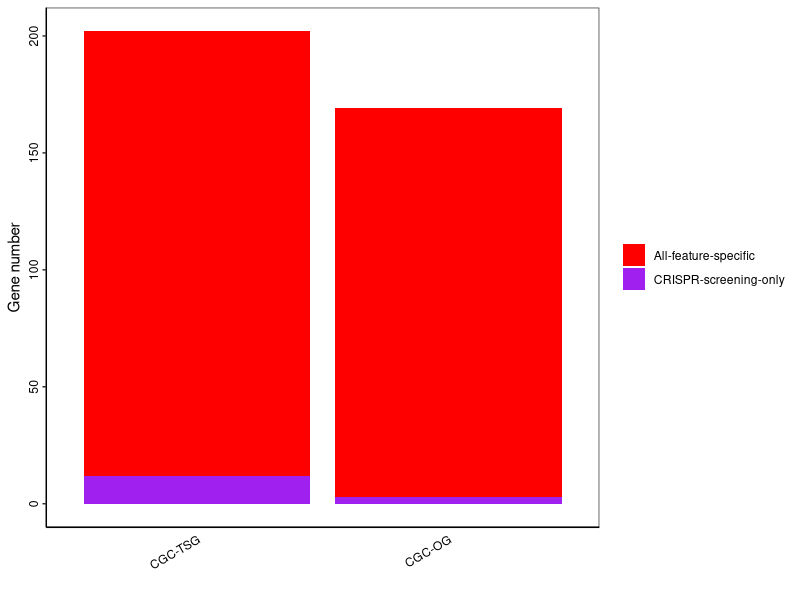

R code for this plot:
#####################
##### Bar plots #####
#####################

###### The boxplots to show the recall of CGC genes by prediction based on CRISPR-screening data only.

###### Input: ../DORGE_prediction.txt: DORGE prediction results
###### Input: data/TSG_prediction-lr_enet.CRISPR-only_FPR_0.01.csv: Predicted TSGs using CRISPR-screening data only under FPR = 0.01
###### Input: data/OG_prediction-lr_enet.CRISPR-only_FPR_0.01.csv: Predicted OGs using CRISPR-screening data only under FPR = 0.01
###### Output: Figure_2F_prediction_using_CRISPR_data_only.pdf: The number of recovered CGC-TSGs and CGC-OGs using all features compared to CRISPR-screening data only

options(warn=-1)

### Install missing packages

installed_pkgs <- installed.packages()

pkgs <-  c("ggplot2")

if (length(setdiff(pkgs, installed_pkgs)) > 0) {
    install.packages(pkgs = setdiff(pkgs, installed_pkgs), repos = "http://cran.us.r-project.org")
}

suppressMessages(library("ggplot2"))


TSG_threshold<-0.62485 #loose FPR=0.01
OG_threshold<-0.7004394 #loose FPR=0.01

#TSG_threshold<-0.8290429 #strict FPR=0.005
#OG_threshold<-0.8679444 #strict FPR=0.005

################################### Figure 2F ###################################
#setwd("/Users/jlyu/Box\ Sync/TSGOG_Project/SA_sub/github/DORGE_paper/Figure_codes/Figure_2");
CRISPR_specific <- read.table("data/TSG_prediction-lr_enet_CRISPR-only_FPR_0.01.csv", header=T, sep=",")
Predicted_genes_CRISPR_features<-as.character(CRISPR_specific[,1])
prediction <- read.table("../DORGE_prediction.txt", header=T, sep="\t",fill=TRUE,quote = "")
index_TSG_predicted_CGC_TSGs_all_feature<-which(prediction$TSG_probability>TSG_threshold & prediction$TSG_all=="1")
all_genes<-as.character(prediction[,1])
Predicted_CGC_TSGs_all_features<-all_genes[index_TSG_predicted_CGC_TSGs_all_feature]
index_predicted_CRISPR_genes_in_all_genes<-which(all_genes %in% Predicted_genes_CRISPR_features)
index_CGC_TSG<-which(prediction$TSG_all==1)
Predicted_CGC_TSGs_CRISPR_features_only<-all_genes[intersect(index_predicted_CRISPR_genes_in_all_genes,index_CGC_TSG)]
#CRISPR_specific_genes<-setdiff(Predicted_CGC_TSGs_CRISPR_features_only,Predicted_CGC_TSGs_all_features)

CRISPR_specific <- read.table("data/OG_prediction-lr_enet_CRISPR-only_FPR_0.01.csv", header=T, sep=",")
Predicted_genes_CRISPR_features<-as.character(CRISPR_specific[,1])
prediction <- read.table("../DORGE_prediction.txt", header=T, sep="\t",fill=TRUE,quote = "")
index_OG_predicted_CGC_OGs_all_feature<-which(prediction$OG_probability>OG_threshold & prediction$OG_all=="1")
all_genes<-as.character(prediction[,1])
Predicted_CGC_OGs_all_features<-all_genes[index_OG_predicted_CGC_OGs_all_feature]
index_predicted_CRISPR_genes_in_all_genes<-which(all_genes %in% Predicted_genes_CRISPR_features)
index_CGC_OG<-which(prediction$OG_all==1)
Predicted_CGC_OGs_CRISPR_features_only<-all_genes[intersect(index_predicted_CRISPR_genes_in_all_genes,index_CGC_OG)]
#CRISPR_specific_genes<-setdiff(Predicted_CGC_OGs_CRISPR_features_only,Predicted_CGC_OGs_all_features)

dat <- data.frame("Feature" = c(length(Predicted_CGC_TSGs_all_features)-length(Predicted_CGC_TSGs_CRISPR_features_only),length(Predicted_CGC_TSGs_CRISPR_features_only),length(Predicted_CGC_OGs_all_features)-length(Predicted_CGC_OGs_CRISPR_features_only),length(Predicted_CGC_OGs_CRISPR_features_only)), "Group" = c("All-feature-specific","CRISPR-screening-only","All-feature-specific","CRISPR-screening-only"),"Cat" = c("CGC-TSG","CGC-TSG","CGC-OG","CGC-OG"))
dat$Cat<-factor(dat$Cat,levels=c("CGC-TSG", "CGC-OG"))

pdf("Raw_figures/Figure_2F_prediction_using_CRISPR_data_only.pdf", family="ArialMT", width=3.5, height=3)
ggplot(dat, aes(fill=Group, y=Feature, x=Cat)) + geom_bar(position="stack", stat="identity")+ labs(x = "", y = "Gene number") +scale_fill_manual(values=c("red", "purple"))+ theme_bw() + theme(legend.title = element_blank(),axis.ticks.y = element_line(size = 0.5),axis.ticks.x=element_blank(),axis.text.x = element_text(angle = 30, hjust = 1, colour = "black"),axis.text.y = element_text(angle = 90, hjust = 0.5, colour = "black"), panel.grid.major = element_blank(), panel.grid.minor = element_blank(),panel.background = element_blank(), axis.line = element_line(colour = "black"))
garbage <- dev.off()